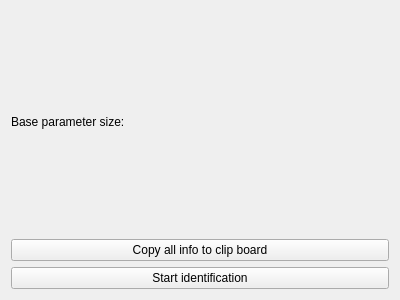
<?xml version="1.0" encoding="UTF-8"?>
<ui version="4.0">
 <class>ParamIdentification</class>
 <widget class="QWidget" name="ParamIdentification">
  <property name="geometry">
   <rect>
    <x>0</x>
    <y>0</y>
    <width>400</width>
    <height>300</height>
   </rect>
  </property>
  <property name="windowTitle">
   <string>Form</string>
  </property>
  <layout class="QGridLayout" name="gridLayout">
   <item row="0" column="0">
    <layout class="QHBoxLayout" name="horizontalLayout">
     <item>
      <widget class="QLabel" name="const_laybel">
       <property name="text">
        <string>Base parameter size:</string>
       </property>
      </widget>
     </item>
     <item>
      <widget class="QLabel" name="base_param_size_label">
       <property name="text">
        <string/>
       </property>
      </widget>
     </item>
    </layout>
   </item>
   <item row="1" column="0">
    <widget class="QPushButton" name="copy_all_info_button">
     <property name="text">
      <string>Copy all info to clip board</string>
     </property>
    </widget>
   </item>
   <item row="2" column="0">
    <widget class="QPushButton" name="copy_all_info_button_2">
     <property name="text">
      <string>Start identification</string>
     </property>
    </widget>
   </item>
  </layout>
 </widget>
 <resources/>
 <connections/>
</ui>
